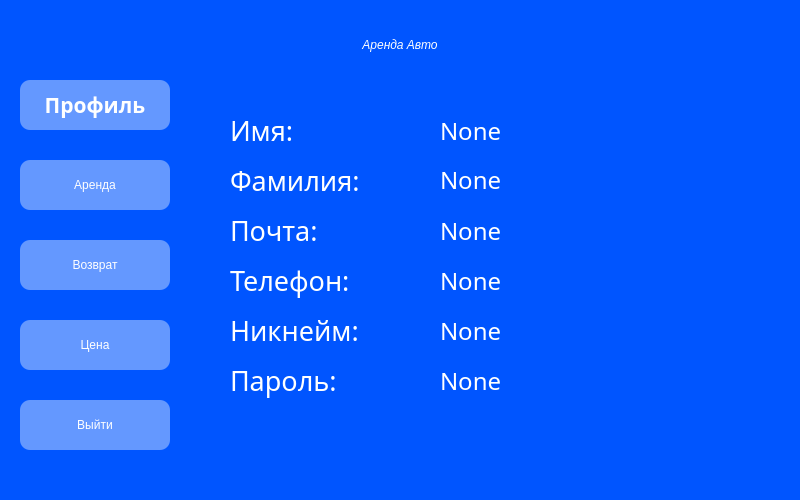
<?xml version="1.0" encoding="UTF-8"?>
<ui version="4.0">
 <class>AppWindow</class>
 <widget class="QDialog" name="AppWindow">
  <property name="geometry">
   <rect>
    <x>0</x>
    <y>0</y>
    <width>800</width>
    <height>500</height>
   </rect>
  </property>
  <property name="windowTitle">
   <string>Car Rent</string>
  </property>
  <property name="styleSheet">
   <string notr="true">background-color: rgb(0, 85, 255)</string>
  </property>
  <widget class="QStackedWidget" name="stackedWidget">
   <property name="geometry">
    <rect>
     <x>210</x>
     <y>100</y>
     <width>560</width>
     <height>380</height>
    </rect>
   </property>
   <property name="currentIndex">
    <number>0</number>
   </property>
   <widget class="QWidget" name="page_1">
    <widget class="QLabel" name="FirstNameText">
     <property name="geometry">
      <rect>
       <x>20</x>
       <y>10</y>
       <width>170</width>
       <height>41</height>
      </rect>
     </property>
     <property name="font">
      <font>
       <family>Sitka Small</family>
       <pointsize>20</pointsize>
       <bold>false</bold>
      </font>
     </property>
     <property name="styleSheet">
      <string notr="true">color: rgb(255, 255, 255);</string>
     </property>
     <property name="text">
      <string>Имя:</string>
     </property>
    </widget>
    <widget class="QLabel" name="LastNameText">
     <property name="geometry">
      <rect>
       <x>20</x>
       <y>60</y>
       <width>180</width>
       <height>41</height>
      </rect>
     </property>
     <property name="font">
      <font>
       <family>Sitka Small</family>
       <pointsize>20</pointsize>
       <bold>false</bold>
      </font>
     </property>
     <property name="styleSheet">
      <string notr="true">color: rgb(255, 255, 255);</string>
     </property>
     <property name="text">
      <string>Фамилия:</string>
     </property>
    </widget>
    <widget class="QLabel" name="EmailText">
     <property name="geometry">
      <rect>
       <x>20</x>
       <y>110</y>
       <width>180</width>
       <height>41</height>
      </rect>
     </property>
     <property name="font">
      <font>
       <family>Sitka Small</family>
       <pointsize>20</pointsize>
       <bold>false</bold>
      </font>
     </property>
     <property name="styleSheet">
      <string notr="true">color: rgb(255, 255, 255);</string>
     </property>
     <property name="text">
      <string>Почта:</string>
     </property>
    </widget>
    <widget class="QLabel" name="PhoneText">
     <property name="geometry">
      <rect>
       <x>20</x>
       <y>160</y>
       <width>180</width>
       <height>41</height>
      </rect>
     </property>
     <property name="font">
      <font>
       <family>Sitka Small</family>
       <pointsize>20</pointsize>
       <bold>false</bold>
      </font>
     </property>
     <property name="styleSheet">
      <string notr="true">color: rgb(255, 255, 255);</string>
     </property>
     <property name="text">
      <string>Телефон:</string>
     </property>
    </widget>
    <widget class="QLabel" name="UsernameText">
     <property name="geometry">
      <rect>
       <x>20</x>
       <y>210</y>
       <width>181</width>
       <height>41</height>
      </rect>
     </property>
     <property name="font">
      <font>
       <family>Sitka Small</family>
       <pointsize>20</pointsize>
       <bold>false</bold>
      </font>
     </property>
     <property name="styleSheet">
      <string notr="true">color: rgb(255, 255, 255);</string>
     </property>
     <property name="text">
      <string>Никнейм:</string>
     </property>
    </widget>
    <widget class="QLabel" name="PasswordText">
     <property name="geometry">
      <rect>
       <x>20</x>
       <y>260</y>
       <width>180</width>
       <height>41</height>
      </rect>
     </property>
     <property name="font">
      <font>
       <family>Sitka Small</family>
       <pointsize>20</pointsize>
       <bold>false</bold>
      </font>
     </property>
     <property name="styleSheet">
      <string notr="true">color: rgb(255, 255, 255);</string>
     </property>
     <property name="text">
      <string>Пароль:</string>
     </property>
    </widget>
    <widget class="QLabel" name="FirstNameText_2">
     <property name="geometry">
      <rect>
       <x>230</x>
       <y>10</y>
       <width>300</width>
       <height>41</height>
      </rect>
     </property>
     <property name="font">
      <font>
       <family>Sitka Small</family>
       <pointsize>18</pointsize>
       <bold>false</bold>
      </font>
     </property>
     <property name="styleSheet">
      <string notr="true">color: rgb(255, 255, 255);</string>
     </property>
     <property name="text">
      <string>None</string>
     </property>
    </widget>
    <widget class="QLabel" name="LastNameText_2">
     <property name="geometry">
      <rect>
       <x>230</x>
       <y>59</y>
       <width>300</width>
       <height>41</height>
      </rect>
     </property>
     <property name="font">
      <font>
       <family>Sitka Small</family>
       <pointsize>18</pointsize>
       <bold>false</bold>
      </font>
     </property>
     <property name="styleSheet">
      <string notr="true">color: rgb(255, 255, 255);</string>
     </property>
     <property name="text">
      <string>None</string>
     </property>
    </widget>
    <widget class="QLabel" name="EmailText_2">
     <property name="geometry">
      <rect>
       <x>230</x>
       <y>110</y>
       <width>300</width>
       <height>41</height>
      </rect>
     </property>
     <property name="font">
      <font>
       <family>Sitka Small</family>
       <pointsize>18</pointsize>
       <bold>false</bold>
      </font>
     </property>
     <property name="styleSheet">
      <string notr="true">color: rgb(255, 255, 255);</string>
     </property>
     <property name="text">
      <string>None</string>
     </property>
    </widget>
    <widget class="QLabel" name="PhoneText_2">
     <property name="geometry">
      <rect>
       <x>230</x>
       <y>160</y>
       <width>300</width>
       <height>41</height>
      </rect>
     </property>
     <property name="font">
      <font>
       <family>Sitka Small</family>
       <pointsize>18</pointsize>
       <bold>false</bold>
      </font>
     </property>
     <property name="styleSheet">
      <string notr="true">color: rgb(255, 255, 255);</string>
     </property>
     <property name="text">
      <string>None</string>
     </property>
    </widget>
    <widget class="QLabel" name="PasswordText_2">
     <property name="geometry">
      <rect>
       <x>230</x>
       <y>260</y>
       <width>300</width>
       <height>41</height>
      </rect>
     </property>
     <property name="font">
      <font>
       <family>Sitka Small</family>
       <pointsize>18</pointsize>
       <bold>false</bold>
      </font>
     </property>
     <property name="styleSheet">
      <string notr="true">color: rgb(255, 255, 255);</string>
     </property>
     <property name="text">
      <string>None</string>
     </property>
    </widget>
    <widget class="QLabel" name="UsernameText_2">
     <property name="geometry">
      <rect>
       <x>230</x>
       <y>210</y>
       <width>300</width>
       <height>41</height>
      </rect>
     </property>
     <property name="font">
      <font>
       <family>Sitka Small</family>
       <pointsize>18</pointsize>
       <bold>false</bold>
      </font>
     </property>
     <property name="styleSheet">
      <string notr="true">color: rgb(255, 255, 255);</string>
     </property>
     <property name="text">
      <string>None</string>
     </property>
    </widget>
   </widget>
   <widget class="QWidget" name="page_2">
    <widget class="QTableView" name="RentCarDbView">
     <property name="geometry">
      <rect>
       <x>10</x>
       <y>50</y>
       <width>540</width>
       <height>210</height>
      </rect>
     </property>
     <property name="sizePolicy">
      <sizepolicy hsizetype="Fixed" vsizetype="Fixed">
       <horstretch>0</horstretch>
       <verstretch>0</verstretch>
      </sizepolicy>
     </property>
     <property name="font">
      <font>
       <family>Cascadia Code</family>
       <pointsize>14</pointsize>
       <bold>false</bold>
      </font>
     </property>
     <property name="contextMenuPolicy">
      <enum>Qt::NoContextMenu</enum>
     </property>
     <property name="acceptDrops">
      <bool>false</bool>
     </property>
     <property name="autoFillBackground">
      <bool>false</bool>
     </property>
     <property name="styleSheet">
      <string notr="true">background-color: rgba(255, 255, 255, 100);</string>
     </property>
     <property name="inputMethodHints">
      <set>Qt::ImhNone</set>
     </property>
     <property name="frameShape">
      <enum>QFrame::NoFrame</enum>
     </property>
     <property name="autoScrollMargin">
      <number>15</number>
     </property>
     <property name="editTriggers">
      <set>QAbstractItemView::NoEditTriggers</set>
     </property>
     <property name="alternatingRowColors">
      <bool>false</bool>
     </property>
     <property name="textElideMode">
      <enum>Qt::ElideLeft</enum>
     </property>
     <property name="gridStyle">
      <enum>Qt::NoPen</enum>
     </property>
     <property name="sortingEnabled">
      <bool>true</bool>
     </property>
     <property name="cornerButtonEnabled">
      <bool>false</bool>
     </property>
     <attribute name="horizontalHeaderVisible">
      <bool>false</bool>
     </attribute>
     <attribute name="horizontalHeaderHighlightSections">
      <bool>true</bool>
     </attribute>
     <attribute name="verticalHeaderVisible">
      <bool>false</bool>
     </attribute>
    </widget>
    <widget class="QPushButton" name="RentBtn">
     <property name="geometry">
      <rect>
       <x>349</x>
       <y>270</y>
       <width>181</width>
       <height>40</height>
      </rect>
     </property>
     <property name="cursor">
      <cursorShape>PointingHandCursor</cursorShape>
     </property>
     <property name="styleSheet">
      <string notr="true">QPushButton{
background-color: rgba(255, 255, 255, 100);
border-radius: 10px;
color: rgba(192, 192, 192, 240);
color: white;
text-align: center;
font: 700 16pt &quot;Segoe Print&quot;;
}

QPushButton:hover{
background-color: rgba(255, 255, 255, 0);
border-radius: 10px;
color: white;
text-align: center;
font: 700 16pt &quot;Segoe Print&quot;;
}
QPushButton:pressed{
background-color: rgba(255, 255, 255, 0);
border-radius: 10px;
color: white;
text-align: center;
font: 700 16pt &quot;Segoe Print&quot;;
}</string>
     </property>
     <property name="text">
      <string>Арендовать</string>
     </property>
    </widget>
    <widget class="QLabel" name="EnterIdText">
     <property name="geometry">
      <rect>
       <x>19</x>
       <y>270</y>
       <width>221</width>
       <height>40</height>
      </rect>
     </property>
     <property name="font">
      <font>
       <family>Cascadia Code</family>
       <pointsize>22</pointsize>
       <italic>false</italic>
       <bold>false</bold>
      </font>
     </property>
     <property name="styleSheet">
      <string notr="true"/>
     </property>
     <property name="text">
      <string>Введите №:</string>
     </property>
    </widget>
    <widget class="QLineEdit" name="CarsIdInput">
     <property name="geometry">
      <rect>
       <x>250</x>
       <y>270</y>
       <width>50</width>
       <height>40</height>
      </rect>
     </property>
     <property name="font">
      <font>
       <family>Cascadia Code</family>
       <pointsize>22</pointsize>
      </font>
     </property>
     <property name="layoutDirection">
      <enum>Qt::RightToLeft</enum>
     </property>
     <property name="styleSheet">
      <string notr="true">background-color: rgba(255, 255, 255, 100);
border-radius: 10px;</string>
     </property>
     <property name="alignment">
      <set>Qt::AlignCenter</set>
     </property>
    </widget>
    <widget class="QLabel" name="IdText">
     <property name="geometry">
      <rect>
       <x>10</x>
       <y>0</y>
       <width>40</width>
       <height>41</height>
      </rect>
     </property>
     <property name="font">
      <font>
       <family>Cascadia Code</family>
       <pointsize>22</pointsize>
       <italic>false</italic>
       <bold>false</bold>
      </font>
     </property>
     <property name="styleSheet">
      <string notr="true"/>
     </property>
     <property name="text">
      <string>№</string>
     </property>
     <property name="alignment">
      <set>Qt::AlignLeading|Qt::AlignLeft|Qt::AlignVCenter</set>
     </property>
    </widget>
    <widget class="QLabel" name="BrandText">
     <property name="geometry">
      <rect>
       <x>60</x>
       <y>0</y>
       <width>121</width>
       <height>41</height>
      </rect>
     </property>
     <property name="font">
      <font>
       <family>Cascadia Code</family>
       <pointsize>22</pointsize>
       <italic>false</italic>
       <bold>false</bold>
      </font>
     </property>
     <property name="styleSheet">
      <string notr="true"/>
     </property>
     <property name="text">
      <string>Марка</string>
     </property>
    </widget>
    <widget class="QLabel" name="ModelText">
     <property name="geometry">
      <rect>
       <x>210</x>
       <y>0</y>
       <width>131</width>
       <height>41</height>
      </rect>
     </property>
     <property name="font">
      <font>
       <family>Cascadia Code</family>
       <pointsize>22</pointsize>
       <italic>false</italic>
       <bold>false</bold>
      </font>
     </property>
     <property name="styleSheet">
      <string notr="true"/>
     </property>
     <property name="text">
      <string>Модель</string>
     </property>
     <property name="alignment">
      <set>Qt::AlignLeading|Qt::AlignLeft|Qt::AlignVCenter</set>
     </property>
    </widget>
    <widget class="QLabel" name="YearText">
     <property name="geometry">
      <rect>
       <x>360</x>
       <y>0</y>
       <width>70</width>
       <height>41</height>
      </rect>
     </property>
     <property name="font">
      <font>
       <family>Cascadia Code</family>
       <pointsize>22</pointsize>
       <italic>false</italic>
       <bold>false</bold>
      </font>
     </property>
     <property name="styleSheet">
      <string notr="true"/>
     </property>
     <property name="text">
      <string>Год</string>
     </property>
    </widget>
    <widget class="QLabel" name="PriceText">
     <property name="geometry">
      <rect>
       <x>440</x>
       <y>0</y>
       <width>90</width>
       <height>41</height>
      </rect>
     </property>
     <property name="font">
      <font>
       <family>Cascadia Code</family>
       <pointsize>22</pointsize>
       <italic>false</italic>
       <bold>false</bold>
      </font>
     </property>
     <property name="styleSheet">
      <string notr="true"/>
     </property>
     <property name="text">
      <string>Цена</string>
     </property>
    </widget>
    <widget class="QLabel" name="ErrorText">
     <property name="geometry">
      <rect>
       <x>130</x>
       <y>330</y>
       <width>300</width>
       <height>40</height>
      </rect>
     </property>
     <property name="font">
      <font>
       <family>Cascadia Code</family>
       <pointsize>15</pointsize>
       <italic>false</italic>
       <bold>false</bold>
       <underline>false</underline>
      </font>
     </property>
     <property name="styleSheet">
      <string notr="true">color: rgb(176, 14, 17);</string>
     </property>
     <property name="text">
      <string/>
     </property>
     <property name="alignment">
      <set>Qt::AlignCenter</set>
     </property>
    </widget>
   </widget>
   <widget class="QWidget" name="page_3">
    <widget class="QPushButton" name="ReturnBtn">
     <property name="geometry">
      <rect>
       <x>400</x>
       <y>270</y>
       <width>130</width>
       <height>40</height>
      </rect>
     </property>
     <property name="font">
      <font>
       <family>Segoe Print</family>
       <pointsize>16</pointsize>
       <italic>false</italic>
       <bold>true</bold>
      </font>
     </property>
     <property name="cursor">
      <cursorShape>PointingHandCursor</cursorShape>
     </property>
     <property name="styleSheet">
      <string notr="true">QPushButton{
background-color: rgba(255, 255, 255, 100);
border-radius: 10px;
color: rgba(192, 192, 192, 240);
color: white;
text-align: center;
font: 700 16pt &quot;Segoe Print&quot;;
}

QPushButton:hover{
background-color: rgba(255, 255, 255, 0);
border-radius: 10px;
color: white;
text-align: center;
font: 700 16pt &quot;Segoe Print&quot;;
}
QPushButton:pressed{
background-color: rgba(255, 255, 255, 0);
border-radius: 10px;
color: white;
text-align: center;
font: 700 16pt &quot;Segoe Print&quot;;
}</string>
     </property>
     <property name="text">
      <string>Вернуть</string>
     </property>
    </widget>
    <widget class="QLabel" name="ErrorText_2">
     <property name="geometry">
      <rect>
       <x>130</x>
       <y>330</y>
       <width>300</width>
       <height>40</height>
      </rect>
     </property>
     <property name="font">
      <font>
       <family>Cascadia Code</family>
       <pointsize>15</pointsize>
       <italic>false</italic>
       <bold>false</bold>
      </font>
     </property>
     <property name="styleSheet">
      <string notr="true">color: rgb(176, 35, 38);</string>
     </property>
     <property name="text">
      <string/>
     </property>
     <property name="alignment">
      <set>Qt::AlignCenter</set>
     </property>
    </widget>
    <widget class="QTableView" name="ReturnCarDbView">
     <property name="geometry">
      <rect>
       <x>10</x>
       <y>50</y>
       <width>540</width>
       <height>210</height>
      </rect>
     </property>
     <property name="sizePolicy">
      <sizepolicy hsizetype="Fixed" vsizetype="Fixed">
       <horstretch>0</horstretch>
       <verstretch>0</verstretch>
      </sizepolicy>
     </property>
     <property name="font">
      <font>
       <family>Cascadia Code</family>
       <pointsize>14</pointsize>
       <bold>false</bold>
      </font>
     </property>
     <property name="contextMenuPolicy">
      <enum>Qt::NoContextMenu</enum>
     </property>
     <property name="acceptDrops">
      <bool>false</bool>
     </property>
     <property name="autoFillBackground">
      <bool>false</bool>
     </property>
     <property name="styleSheet">
      <string notr="true">background-color: rgba(255, 255, 255, 100);</string>
     </property>
     <property name="inputMethodHints">
      <set>Qt::ImhNone</set>
     </property>
     <property name="frameShape">
      <enum>QFrame::NoFrame</enum>
     </property>
     <property name="autoScrollMargin">
      <number>15</number>
     </property>
     <property name="editTriggers">
      <set>QAbstractItemView::NoEditTriggers</set>
     </property>
     <property name="alternatingRowColors">
      <bool>false</bool>
     </property>
     <property name="gridStyle">
      <enum>Qt::NoPen</enum>
     </property>
     <property name="sortingEnabled">
      <bool>true</bool>
     </property>
     <property name="cornerButtonEnabled">
      <bool>false</bool>
     </property>
     <attribute name="horizontalHeaderVisible">
      <bool>false</bool>
     </attribute>
     <attribute name="horizontalHeaderHighlightSections">
      <bool>true</bool>
     </attribute>
     <attribute name="verticalHeaderVisible">
      <bool>false</bool>
     </attribute>
    </widget>
    <widget class="QLabel" name="YearText_2">
     <property name="geometry">
      <rect>
       <x>360</x>
       <y>0</y>
       <width>70</width>
       <height>41</height>
      </rect>
     </property>
     <property name="font">
      <font>
       <family>Cascadia Code</family>
       <pointsize>22</pointsize>
       <italic>false</italic>
       <bold>false</bold>
      </font>
     </property>
     <property name="styleSheet">
      <string notr="true"/>
     </property>
     <property name="text">
      <string>Год</string>
     </property>
    </widget>
    <widget class="QLabel" name="ModelText_2">
     <property name="geometry">
      <rect>
       <x>210</x>
       <y>0</y>
       <width>131</width>
       <height>41</height>
      </rect>
     </property>
     <property name="font">
      <font>
       <family>Cascadia Code</family>
       <pointsize>22</pointsize>
       <italic>false</italic>
       <bold>false</bold>
      </font>
     </property>
     <property name="styleSheet">
      <string notr="true"/>
     </property>
     <property name="text">
      <string>Модель</string>
     </property>
    </widget>
    <widget class="QLineEdit" name="CarsIdReturnInput">
     <property name="geometry">
      <rect>
       <x>250</x>
       <y>270</y>
       <width>50</width>
       <height>40</height>
      </rect>
     </property>
     <property name="font">
      <font>
       <family>Cascadia Code</family>
       <pointsize>22</pointsize>
      </font>
     </property>
     <property name="layoutDirection">
      <enum>Qt::RightToLeft</enum>
     </property>
     <property name="styleSheet">
      <string notr="true">background-color: rgba(255, 255, 255, 100);
border-radius: 10px;</string>
     </property>
     <property name="alignment">
      <set>Qt::AlignCenter</set>
     </property>
    </widget>
    <widget class="QLabel" name="IdText_2">
     <property name="geometry">
      <rect>
       <x>10</x>
       <y>0</y>
       <width>40</width>
       <height>41</height>
      </rect>
     </property>
     <property name="font">
      <font>
       <family>Cascadia Code</family>
       <pointsize>22</pointsize>
       <italic>false</italic>
       <bold>false</bold>
      </font>
     </property>
     <property name="styleSheet">
      <string notr="true"/>
     </property>
     <property name="text">
      <string>№</string>
     </property>
    </widget>
    <widget class="QLabel" name="BrandText_2">
     <property name="geometry">
      <rect>
       <x>60</x>
       <y>0</y>
       <width>111</width>
       <height>41</height>
      </rect>
     </property>
     <property name="font">
      <font>
       <family>Cascadia Code</family>
       <pointsize>22</pointsize>
       <italic>false</italic>
       <bold>false</bold>
      </font>
     </property>
     <property name="styleSheet">
      <string notr="true"/>
     </property>
     <property name="text">
      <string>Марка</string>
     </property>
    </widget>
    <widget class="QLabel" name="PriceText_2">
     <property name="geometry">
      <rect>
       <x>440</x>
       <y>0</y>
       <width>90</width>
       <height>41</height>
      </rect>
     </property>
     <property name="font">
      <font>
       <family>Cascadia Code</family>
       <pointsize>22</pointsize>
       <italic>false</italic>
       <bold>false</bold>
      </font>
     </property>
     <property name="styleSheet">
      <string notr="true"/>
     </property>
     <property name="text">
      <string>Цена</string>
     </property>
    </widget>
    <widget class="QLabel" name="EnterIdReturnText">
     <property name="geometry">
      <rect>
       <x>19</x>
       <y>270</y>
       <width>221</width>
       <height>40</height>
      </rect>
     </property>
     <property name="font">
      <font>
       <family>Cascadia Code</family>
       <pointsize>22</pointsize>
       <italic>false</italic>
       <bold>false</bold>
      </font>
     </property>
     <property name="styleSheet">
      <string notr="true"/>
     </property>
     <property name="text">
      <string>Введите №:</string>
     </property>
    </widget>
   </widget>
   <widget class="QWidget" name="page_4">
    <widget class="QLabel" name="FinalPriceText">
     <property name="geometry">
      <rect>
       <x>30</x>
       <y>270</y>
       <width>171</width>
       <height>40</height>
      </rect>
     </property>
     <property name="font">
      <font>
       <family>Cascadia Code</family>
       <pointsize>18</pointsize>
       <italic>false</italic>
       <bold>true</bold>
      </font>
     </property>
     <property name="styleSheet">
      <string notr="true"/>
     </property>
     <property name="text">
      <string>Итого:</string>
     </property>
    </widget>
    <widget class="QLabel" name="PriceShow">
     <property name="geometry">
      <rect>
       <x>220</x>
       <y>270</y>
       <width>130</width>
       <height>40</height>
      </rect>
     </property>
     <property name="font">
      <font>
       <family>Cascadia Code</family>
       <pointsize>18</pointsize>
       <italic>false</italic>
       <bold>true</bold>
      </font>
     </property>
     <property name="styleSheet">
      <string notr="true"/>
     </property>
     <property name="text">
      <string>₽</string>
     </property>
     <property name="alignment">
      <set>Qt::AlignCenter</set>
     </property>
    </widget>
    <widget class="QLabel" name="IdText_3">
     <property name="geometry">
      <rect>
       <x>10</x>
       <y>10</y>
       <width>30</width>
       <height>30</height>
      </rect>
     </property>
     <property name="font">
      <font>
       <family>Cascadia Code</family>
       <pointsize>18</pointsize>
       <italic>false</italic>
       <bold>false</bold>
      </font>
     </property>
     <property name="styleSheet">
      <string notr="true"/>
     </property>
     <property name="text">
      <string>№</string>
     </property>
    </widget>
    <widget class="QLabel" name="PriceText_3">
     <property name="geometry">
      <rect>
       <x>470</x>
       <y>10</y>
       <width>80</width>
       <height>30</height>
      </rect>
     </property>
     <property name="font">
      <font>
       <family>Cascadia Code</family>
       <pointsize>18</pointsize>
       <italic>false</italic>
       <bold>false</bold>
      </font>
     </property>
     <property name="styleSheet">
      <string notr="true"/>
     </property>
     <property name="text">
      <string>Цена</string>
     </property>
    </widget>
    <widget class="QTableView" name="PriceDbView">
     <property name="geometry">
      <rect>
       <x>10</x>
       <y>50</y>
       <width>540</width>
       <height>210</height>
      </rect>
     </property>
     <property name="sizePolicy">
      <sizepolicy hsizetype="Fixed" vsizetype="Fixed">
       <horstretch>0</horstretch>
       <verstretch>0</verstretch>
      </sizepolicy>
     </property>
     <property name="font">
      <font>
       <family>Cascadia Code</family>
       <pointsize>12</pointsize>
       <bold>false</bold>
      </font>
     </property>
     <property name="contextMenuPolicy">
      <enum>Qt::NoContextMenu</enum>
     </property>
     <property name="acceptDrops">
      <bool>false</bool>
     </property>
     <property name="autoFillBackground">
      <bool>false</bool>
     </property>
     <property name="styleSheet">
      <string notr="true">background-color: rgba(255, 255, 255, 100);</string>
     </property>
     <property name="inputMethodHints">
      <set>Qt::ImhNone</set>
     </property>
     <property name="frameShape">
      <enum>QFrame::NoFrame</enum>
     </property>
     <property name="autoScrollMargin">
      <number>15</number>
     </property>
     <property name="editTriggers">
      <set>QAbstractItemView::NoEditTriggers</set>
     </property>
     <property name="alternatingRowColors">
      <bool>false</bool>
     </property>
     <property name="gridStyle">
      <enum>Qt::NoPen</enum>
     </property>
     <property name="sortingEnabled">
      <bool>true</bool>
     </property>
     <property name="cornerButtonEnabled">
      <bool>false</bool>
     </property>
     <attribute name="horizontalHeaderVisible">
      <bool>false</bool>
     </attribute>
     <attribute name="horizontalHeaderHighlightSections">
      <bool>true</bool>
     </attribute>
     <attribute name="verticalHeaderVisible">
      <bool>false</bool>
     </attribute>
    </widget>
    <widget class="QLabel" name="BrandText_3">
     <property name="geometry">
      <rect>
       <x>39</x>
       <y>10</y>
       <width>91</width>
       <height>30</height>
      </rect>
     </property>
     <property name="font">
      <font>
       <family>Cascadia Code</family>
       <pointsize>18</pointsize>
       <italic>false</italic>
       <bold>false</bold>
      </font>
     </property>
     <property name="styleSheet">
      <string notr="true"/>
     </property>
     <property name="text">
      <string>Марка</string>
     </property>
    </widget>
    <widget class="QLabel" name="ModelText_3">
     <property name="geometry">
      <rect>
       <x>140</x>
       <y>10</y>
       <width>111</width>
       <height>30</height>
      </rect>
     </property>
     <property name="font">
      <font>
       <family>Cascadia Code</family>
       <pointsize>18</pointsize>
       <italic>false</italic>
       <bold>false</bold>
      </font>
     </property>
     <property name="styleSheet">
      <string notr="true"/>
     </property>
     <property name="text">
      <string>Модель</string>
     </property>
    </widget>
    <widget class="QLabel" name="RentedText">
     <property name="geometry">
      <rect>
       <x>250</x>
       <y>10</y>
       <width>111</width>
       <height>30</height>
      </rect>
     </property>
     <property name="font">
      <font>
       <family>Cascadia Code</family>
       <pointsize>18</pointsize>
       <italic>false</italic>
       <bold>false</bold>
      </font>
     </property>
     <property name="styleSheet">
      <string notr="true"/>
     </property>
     <property name="text">
      <string>Начало</string>
     </property>
    </widget>
    <widget class="QLabel" name="ReturnedText">
     <property name="geometry">
      <rect>
       <x>370</x>
       <y>10</y>
       <width>101</width>
       <height>30</height>
      </rect>
     </property>
     <property name="font">
      <font>
       <family>Cascadia Code</family>
       <pointsize>18</pointsize>
       <italic>false</italic>
       <bold>false</bold>
      </font>
     </property>
     <property name="styleSheet">
      <string notr="true"/>
     </property>
     <property name="text">
      <string>Конец</string>
     </property>
    </widget>
   </widget>
  </widget>
  <widget class="QLabel" name="CarRentItIsEasyText">
   <property name="geometry">
    <rect>
     <x>190</x>
     <y>10</y>
     <width>420</width>
     <height>71</height>
    </rect>
   </property>
   <property name="styleSheet">
    <string notr="true">font: 700 30pt &quot;Segoe UI&quot;;
color: rgb(0, 0, 0)</string>
   </property>
   <property name="text">
    <string>&lt;html&gt;&lt;head/&gt;&lt;body&gt;&lt;p&gt;&lt;span style=&quot; font-style:italic; color:#ffffff;&quot;&gt;Аренда Авто&lt;/span&gt;&lt;/p&gt;&lt;/body&gt;&lt;/html&gt;</string>
   </property>
   <property name="alignment">
    <set>Qt::AlignCenter</set>
   </property>
  </widget>
  <widget class="QPushButton" name="LogoutBtn">
   <property name="geometry">
    <rect>
     <x>20</x>
     <y>400</y>
     <width>150</width>
     <height>50</height>
    </rect>
   </property>
   <property name="cursor">
    <cursorShape>PointingHandCursor</cursorShape>
   </property>
   <property name="styleSheet">
    <string notr="true">QPushButton{
background-color: rgba(255, 255, 255, 100);
border-radius: 10px;
color: rgba(192, 192, 192, 240);
color: white;
text-align: center;
font: 700 16pt &quot;Segoe Print&quot;;
}

QPushButton:hover{
background-color: rgba(255, 255, 255, 0);
border-radius: 10px;
color: white;
text-align: center;
font: 700 16pt &quot;Segoe Print&quot;;
}
QPushButton:pressed{
background-color: rgba(255, 255, 255, 0);
border-radius: 10px;
color: white;
text-align: center;
font: 700 16pt &quot;Segoe Print&quot;;
}</string>
   </property>
   <property name="text">
    <string>Выйти</string>
   </property>
  </widget>
  <widget class="QPushButton" name="ReturnCarBtn">
   <property name="geometry">
    <rect>
     <x>20</x>
     <y>240</y>
     <width>150</width>
     <height>50</height>
    </rect>
   </property>
   <property name="cursor">
    <cursorShape>PointingHandCursor</cursorShape>
   </property>
   <property name="styleSheet">
    <string notr="true">QPushButton{
background-color: rgba(255, 255, 255, 100);
border-radius: 10px;
color: rgba(192, 192, 192, 240);
color: white;
text-align: center;
font: 700 16pt &quot;Segoe Print&quot;;
}

QPushButton:hover{
background-color: rgba(255, 255, 255, 0);
border-radius: 10px;
color: white;
text-align: center;
font: 700 16pt &quot;Segoe Print&quot;;
}
QPushButton:pressed{
background-color: rgba(255, 255, 255, 0);
border-radius: 10px;
color: white;
text-align: center;
font: 700 16pt &quot;Segoe Print&quot;;
}</string>
   </property>
   <property name="text">
    <string>Возврат</string>
   </property>
  </widget>
  <widget class="QPushButton" name="RentCarBtn">
   <property name="geometry">
    <rect>
     <x>20</x>
     <y>160</y>
     <width>150</width>
     <height>50</height>
    </rect>
   </property>
   <property name="cursor">
    <cursorShape>PointingHandCursor</cursorShape>
   </property>
   <property name="styleSheet">
    <string notr="true">QPushButton{
background-color: rgba(255, 255, 255, 100);
border-radius: 10px;
color: rgba(192, 192, 192, 240);
color: white;
text-align: center;
font: 700 16pt &quot;Segoe Print&quot;;
}

QPushButton:hover{
background-color: rgba(255, 255, 255, 0);
border-radius: 10px;
color: white;
text-align: center;
font: 700 16pt &quot;Segoe Print&quot;;
}
QPushButton:pressed{
background-color: rgba(255, 255, 255, 0);
border-radius: 10px;
color: white;
text-align: center;
font: 700 16pt &quot;Segoe Print&quot;;
}</string>
   </property>
   <property name="text">
    <string>Аренда</string>
   </property>
  </widget>
  <widget class="QPushButton" name="ProfileBtn">
   <property name="geometry">
    <rect>
     <x>20</x>
     <y>80</y>
     <width>150</width>
     <height>50</height>
    </rect>
   </property>
   <property name="font">
    <font>
     <family>Segoe Print</family>
     <pointsize>16</pointsize>
     <italic>false</italic>
     <bold>true</bold>
    </font>
   </property>
   <property name="cursor">
    <cursorShape>PointingHandCursor</cursorShape>
   </property>
   <property name="styleSheet">
    <string notr="true">QPushButton{
background-color: rgba(255, 255, 255, 100);
border-radius: 10px;
color: rgba(192, 192, 192, 240);
color: white;
text-align: center;
font: 700 16pt &quot;Segoe Print&quot;;
}

QPushButton:hover{
background-color: rgba(255, 255, 255, 0);
border-radius: 10px;
color: white;
text-align: center;
font: 700 16pt &quot;Segoe Print&quot;;
}
QPushButton:pressed{
background-color: rgba(255, 255, 255, 0);
border-radius: 10px;
color: white;
text-align: center;
font: 700 16pt &quot;Segoe Print&quot;;
}</string>
   </property>
   <property name="text">
    <string>Профиль</string>
   </property>
  </widget>
  <widget class="QPushButton" name="PriceBtn">
   <property name="geometry">
    <rect>
     <x>20</x>
     <y>320</y>
     <width>150</width>
     <height>50</height>
    </rect>
   </property>
   <property name="cursor">
    <cursorShape>PointingHandCursor</cursorShape>
   </property>
   <property name="styleSheet">
    <string notr="true">QPushButton{
background-color: rgba(255, 255, 255, 100);
border-radius: 10px;
color: rgba(192, 192, 192, 240);
color: white;
text-align: center;
font: 700 16pt &quot;Segoe Print&quot;;
}

QPushButton:hover{
background-color: rgba(255, 255, 255, 0);
border-radius: 10px;
color: white;
text-align: center;
font: 700 16pt &quot;Segoe Print&quot;;
}
QPushButton:pressed{
background-color: rgba(255, 255, 255, 0);
border-radius: 10px;
color: white;
text-align: center;
font: 700 16pt &quot;Segoe Print&quot;;
}</string>
   </property>
   <property name="text">
    <string>Цена</string>
   </property>
  </widget>
 </widget>
 <resources/>
 <connections/>
</ui>
